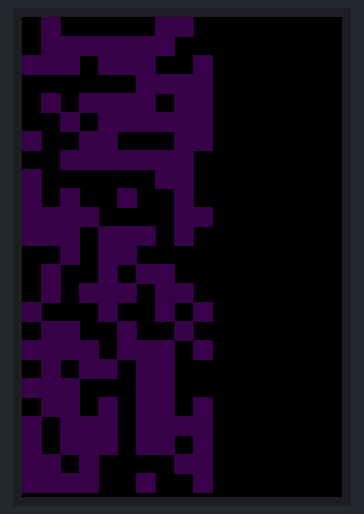
Recording of a sketch running on a simulated Arduino Uno, built with avr-gcc and run on an emulated ATmega328P. On the bench: 320×480 colour display. Random numbers use the default seed unless the sketch sets one.

Above: at 0.5 s.
At 5.7 s:
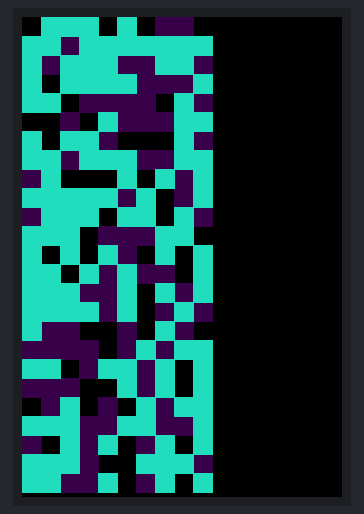
At 10.8 s:
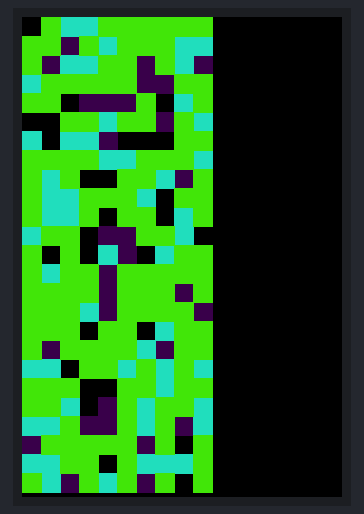
At 16.0 s:
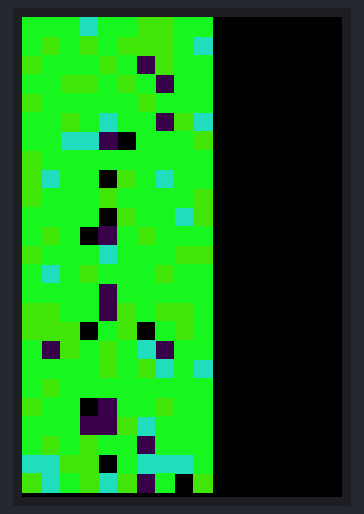
At 26.3 s:
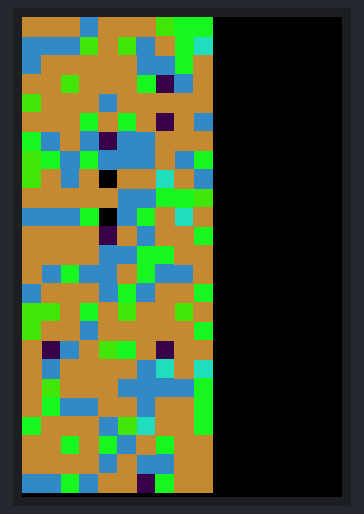
At 36.5 s:
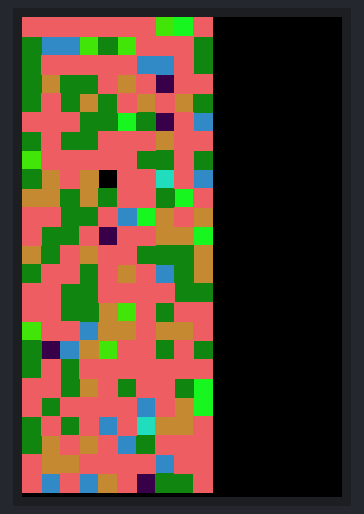

The sketch:

LCDTesting.ino
```cpp
/// Testing area to see how LCD works and then integrate into gameLogic later
// test board to see how it renders
int gameBoard[25][10];

#include <LCDWIKI_GUI.h> //Core graphics library
#include <LCDWIKI_SPI.h> //Hardware-specific library

//paramters define
#define MODEL ST7796S
#define CS   10
#define CD   9
#define RST  8
#define LED  5   //if you don't need to control the LED pin,you should set it to -1 and set it to 3.3V

//the definiens of hardware spi mode as follow:
//if the IC model is known or the modules is unreadable,you can use this constructed function
LCDWIKI_SPI mylcd(MODEL,CS,CD,RST,LED); //model,cs,dc,reset,led

//define some colour values
#define  BLACK   0x0000
#define BLUE    0x001F
#define RED     0xF800
#define GREEN   0x07E0
#define CYAN    0x07FF
#define MAGENTA 0xF81F
#define YELLOW  0xFFE0
#define WHITE   0xFFFF
#define BURGUNDY 0x54031F

// render area of board
int width = mylcd.Get_Display_Width();
int height = mylcd.Get_Display_Height();

// render vars to track
int x1 = 0;
int y1 = 0;
int size = 19; // how big the blocks

void setup() {
  Serial.begin(9600);
  mylcd.Init_LCD();
  clearScreen();
  randomSeed(analogRead(0));
  fillBoard();
}

void loop() {
  renderBoard();
  delay(5000);
  fillBoard();
}

void clearScreen() {
  mylcd.Fill_Screen(BLACK);
}

void renderBoard() {
  // draw rects
  for (int x = 0; x < 25; x++) {
    for (int y = 0; y < 10; y++) {
      if (gameBoard[x][y] >= 1) {
        mylcd.Draw_Rectangle(x1, y1, x1 + size, y1 + size);
      }
      x1 = x1 + size;
    }
    y1 = y1 + size;
    x1 = 0;
  }
  x1 = 0;
  y1 = 0;
  // fill rects
  mylcd.Set_Draw_color(random(255), random(255), random(255));
  for (int x = 0; x < 25; x++) {
    for (int y = 0; y < 10; y++) {
      if (gameBoard[x][y] >= 1) {
        mylcd.Fill_Rectangle(x1, y1, x1 + size, y1 + size);
      }
      x1 = x1 + size;
    }
    y1 = y1 + size;
    x1 = 0;
  }
  x1 = 0;
  y1 = 0;
}
//  randomly fills board for testing
void fillBoard() {
  for (int x = 0; x < 25; x++) {
    for (int y = 0; y < 10; y++) {
      gameBoard[x][y] = random(2);
    }
  }
}
```

Measured:
- what the display in image 1 shows lasts 5.2 s, from 5.6 s to 10.8 s
- what the display in image 3 shows lasts 5.2 s, from 15.9 s to 21.1 s
